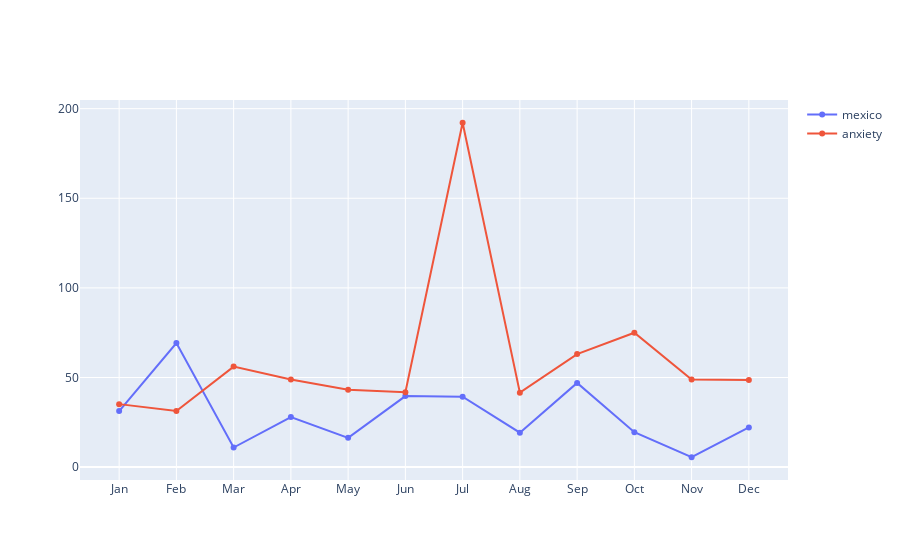

Write notebook code for a chart like this one.
### Code cell
plot_evolution_score(articles_df, '', 'anxiety')

### Figure 1 — Plotly figure (JSON) as saved in the notebook; plotly's stock layout.template omitted (floating-point values rounded to 4 significant figures)
{"data": [{"name": "mexico", "type": "scatter", "x": ["Jan", "Feb", "Mar", "Apr", "May", "Jun", "Jul", "Aug", "Sep", "Oct", "Nov", "Dec"], "y": [31.29, 69.18, 10.94, 27.94, 16.32, 39.64, 39.32, 19.21, 46.99, 19.51, 5.504, 22.14]}, {"name": "anxiety", "type": "scatter", "x": ["Jan", "Feb", "Mar", "Apr", "May", "Jun", "Jul", "Aug", "Sep", "Oct", "Nov", "Dec"], "y": [35.14, 31.32, 56.08, 48.9, 43.19, 41.79, 192.1, 41.53, 63.05, 74.97, 48.89, 48.66]}], "layout": {}}
